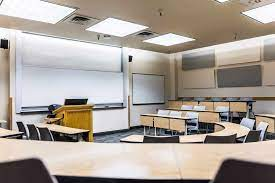
#> input picture resources/images/class.jpeg, 275 x 183 px
$ python -i prepare_images.py   (imports and definitions only)
#> lines starting #> are read from the running program, lines starting #| are printed output that depends on the picture
import argparse
import json
import os
from pathlib import Path
from typing import List

import cv2
import numpy as np
from tqdm import tqdm

try:
    import albumentations as A  # type: ignore
except ImportError:
    A = None

DEFAULT_WIDTH = 640
DEFAULT_HEIGHT = 480
AUG_COUNT = 4


# [19 lines left out: functions parse_args, ensure_dir, not called in this run]


def hist_equalize_color(image: np.ndarray) -> np.ndarray:
    if image.ndim != 3 or image.shape[2] != 3:
        return image
    ycrcb = cv2.cvtColor(image, cv2.COLOR_BGR2YCrCb)
    y, cr, cb = cv2.split(ycrcb)
    y_eq = cv2.equalizeHist(y)
    ycrcb = cv2.merge((y_eq, cr, cb))
    return cv2.cvtColor(ycrcb, cv2.COLOR_YCrCb2BGR)


# [17 lines left out: function build_augmentations, not called in this run]


def process_image(image_path: Path, output_path: Path, augment: bool = False, aug_transforms: List[A.Compose] = None) -> List[Path]:
#> called with image_path = '../resources/images/class.jpeg', output_path = 'out.png', augment = False
    image = cv2.imread(str(image_path))
#> image is the input picture: shape (183, 275, 3); mean B, G, R 153.9, 161.8, 170.7
    if image is None:
        return []
    resized = cv2.resize(image, (DEFAULT_WIDTH, DEFAULT_HEIGHT), interpolation=cv2.INTER_AREA)
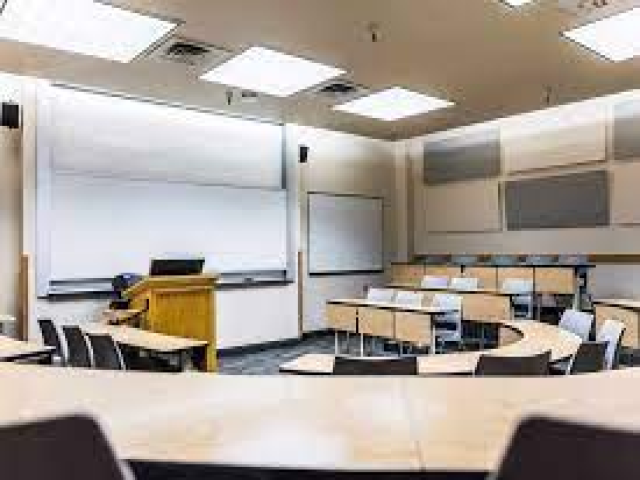
#> resized: shape (480, 640, 3); mean B, G, R 153.8, 161.7, 170.7
    normalized = hist_equalize_color(resized)
#> in hist_equalize_color, `ycrcb = cv2.cvtColor(image, cv2.COLOR_BGR2YCrCb)`: ycrcb: shape (480, 640, 3); mean of channels 0, 1, 2 163.5, 133.1, 122.5
#> in hist_equalize_color, `y, cr, cb = cv2.split(ycrcb)`:
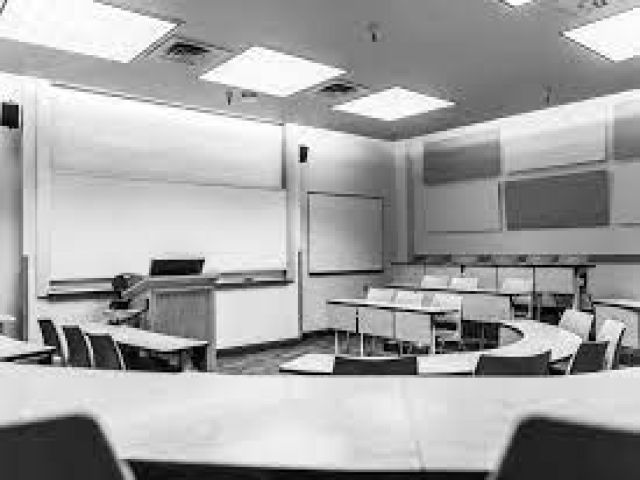
#> y: shape (480, 640); min 0, max 255, mean 163.5
#> in hist_equalize_color, `y, cr, cb = cv2.split(ycrcb)`:
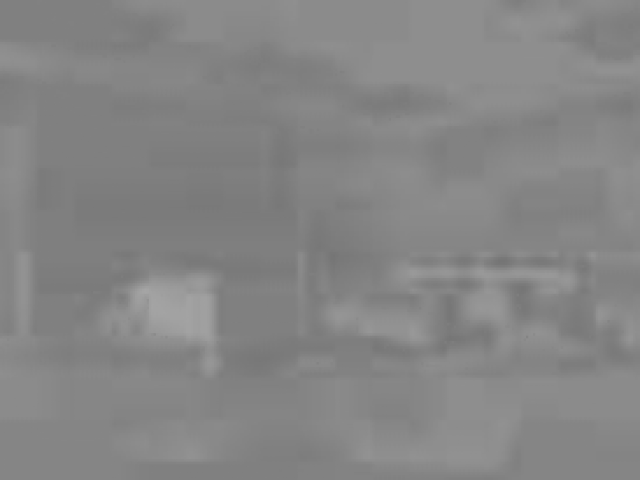
#> cr: shape (480, 640); min 117, max 165, mean 133.1
#> in hist_equalize_color, `y, cr, cb = cv2.split(ycrcb)`:
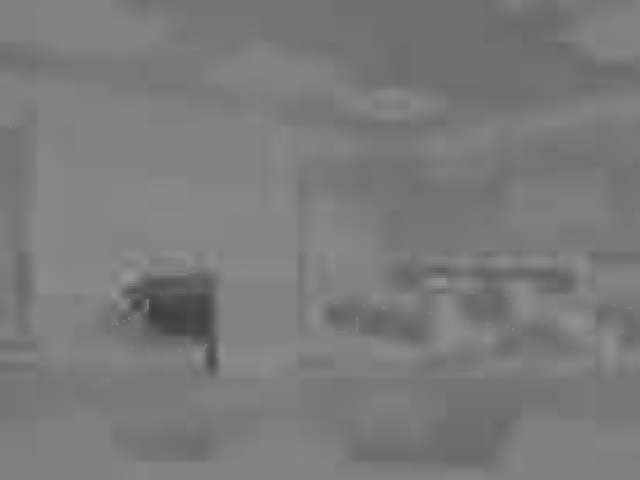
#> cb: shape (480, 640); min 61, max 151, mean 122.5
#> in hist_equalize_color, `y_eq = cv2.equalizeHist(y)`:
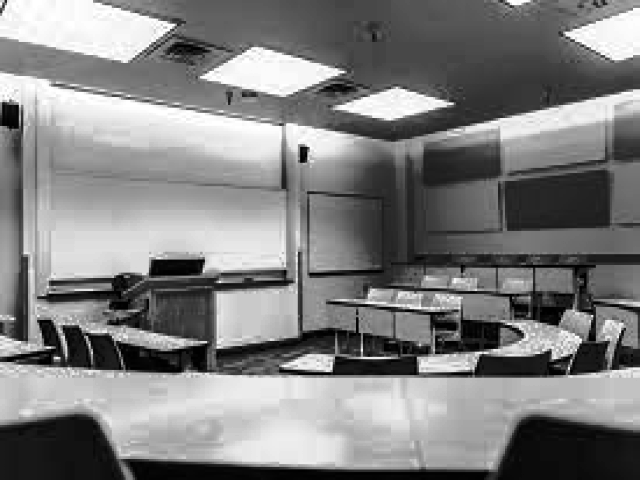
#> y_eq: shape (480, 640); min 0, max 255, mean 128.2
#> in hist_equalize_color, `ycrcb = cv2.merge((y_eq, cr, cb))`: ycrcb: shape (480, 640, 3); mean of channels 0, 1, 2 128.2, 133.1, 122.5
#> in hist_equalize_color, `return cv2.cvtColor(ycrcb, cv2.COLOR_YCrCb2BGR)`:
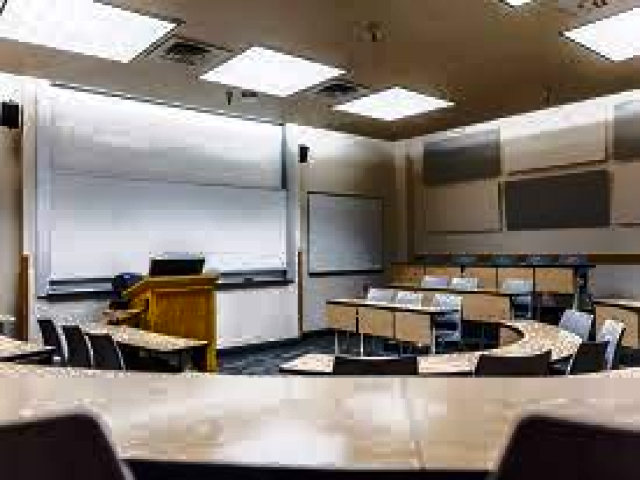
#> returned value: shape (480, 640, 3); mean B, G, R 118.9, 126.4, 135.4
#> (the run stopped early here; a loop or call above may not have finished)

$ run again, on resources/images/laboratory.jpeg
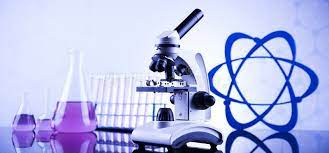
#> input picture resources/images/laboratory.jpeg, 329 x 153 px
#> in process_image, image is the input picture: shape (153, 329, 3); mean B, G, R 227.3, 185.8, 180.6
#> in hist_equalize_color, `y_eq = cv2.equalizeHist(y)`:
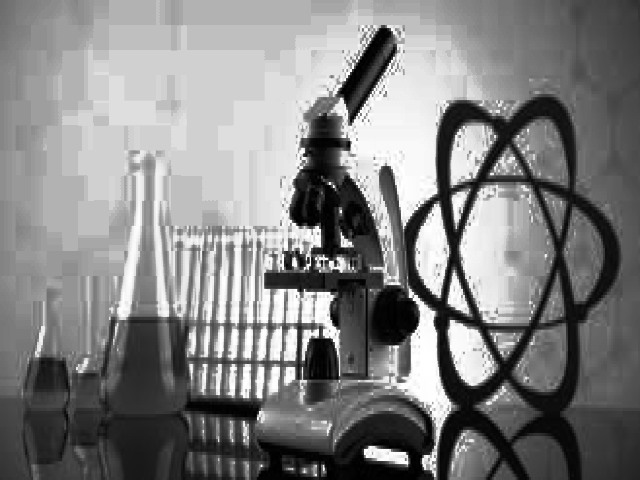
#> y_eq: shape (480, 640); min 0, max 255, mean 129.6
#> in hist_equalize_color, `return cv2.cvtColor(ycrcb, cv2.COLOR_YCrCb2BGR)`:
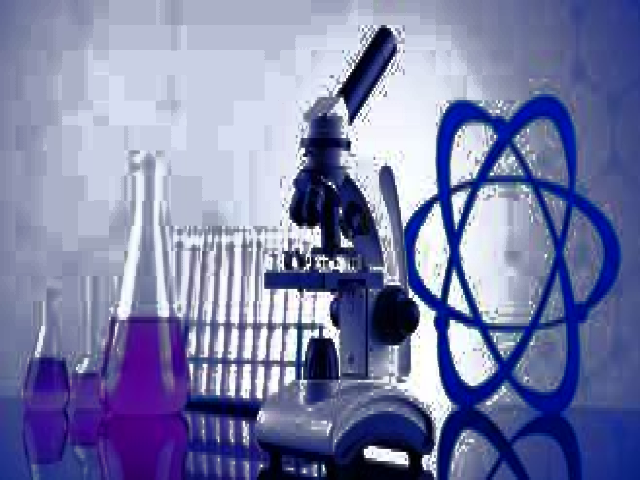
#> returned value: shape (480, 640, 3); mean B, G, R 167.9, 126.5, 122.1

$ run again, on resources/images/lecture hall.jpeg
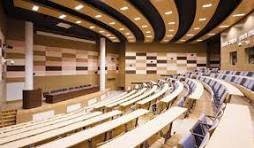
#> input picture resources/images/lecture hall.jpeg, 254 x 148 px
#> in process_image, image is the input picture: shape (148, 254, 3); mean B, G, R 104.7, 127.8, 155.2
#> in hist_equalize_color, `y, cr, cb = cv2.split(ycrcb)`:
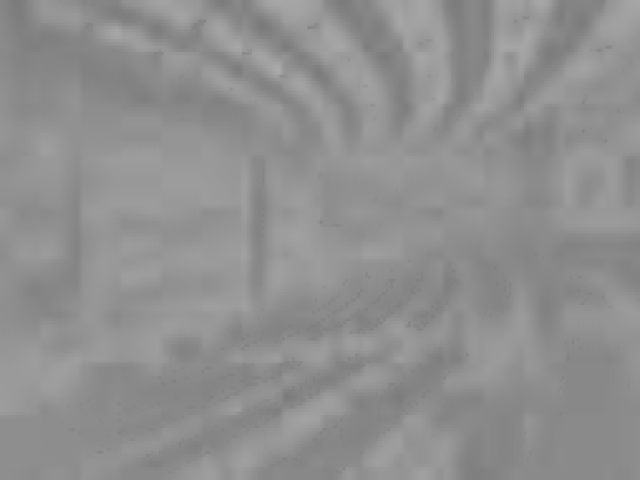
#> cr: shape (480, 640); min 123, max 171, mean 143.6
#> in hist_equalize_color, `y, cr, cb = cv2.split(ycrcb)`:
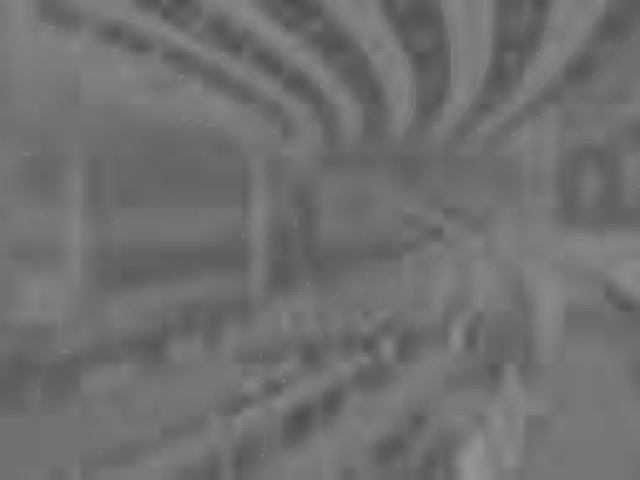
#> cb: shape (480, 640); min 78, max 149, mean 111.8

$ run again, on resources/images/office image.jpeg
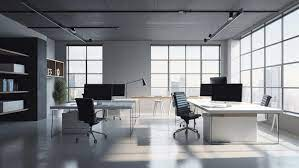
#> input picture resources/images/office image.jpeg, 299 x 168 px
#> in process_image, image is the input picture: shape (168, 299, 3); mean B, G, R 136.6, 132.6, 131.3
#> in hist_equalize_color, `y, cr, cb = cv2.split(ycrcb)`:
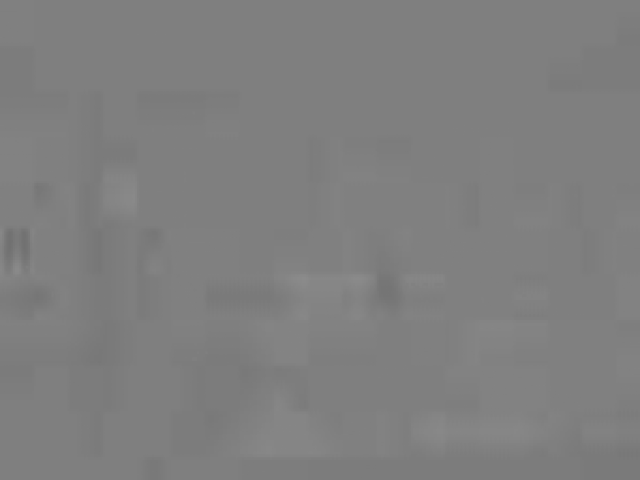
#> cr: shape (480, 640); min 113, max 139, mean 127
#> in hist_equalize_color, `y_eq = cv2.equalizeHist(y)`:
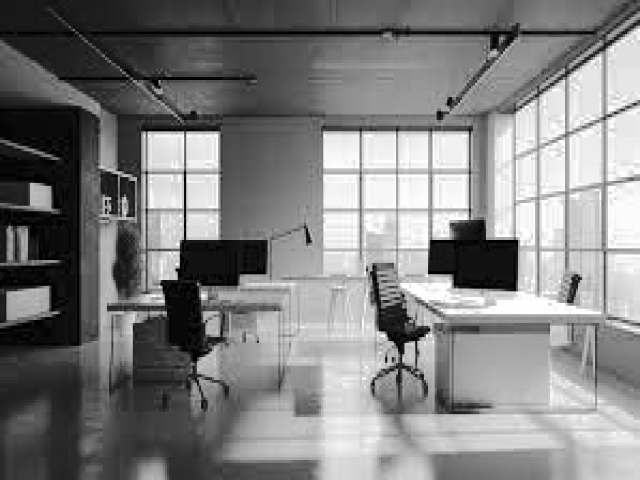
#> y_eq: shape (480, 640); min 0, max 255, mean 128
